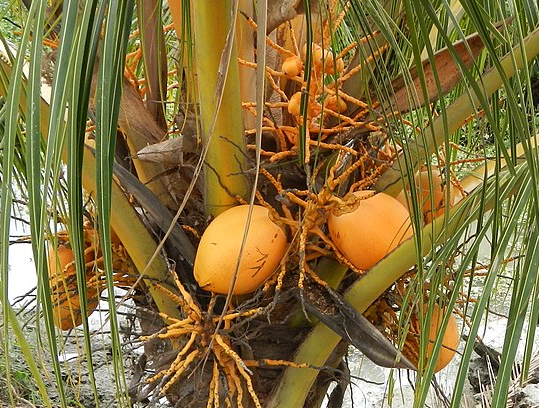
#> input picture Coconuts/coconut.png, 539 x 408 px, found by its file name
$ python main.py
#> lines starting #> are read from the running program, lines starting #| are printed output that depends on the picture; after the words box and inside, x2 and y2 are one past the last pixel; in counts of white or black regions, pixels touching at a corner belong together
### HoughCircle.py

import cv2
import numpy as np
from matplotlib import pyplot as plt
import Preprocessing
from circle import circleDrawing, distance_list
import SepFilter as sp
import pandas as pd

# width = 320
# height = 240

threshold_circle_check =  25

img = cv2.imread('Coconuts\coconut.png')
#> img is the input picture: shape (408, 539, 3); mean B, G, R 62.4, 113.7, 133.3

def HoughCircles(picture, window_i, window_j, rr):
    isCircle = 0
    height, width= picture.shape
    # img1 = Preprocessing.preprocessing(img) # already preprocessed

    img_blank = np.zeros( picture.shape)
    circled_object = img_blank

    # [10 lines of commented-out code are left out]
    for i in range(max(window_i - rr, 0), min(window_i + rr, width)):
        for j in range(max(window_j - rr, 0), min(window_j + rr, height)):
            if picture[j, i]>0:
                img_blank = img_blank + circleDrawing(i, j, rr, width, height)
    # plt.imshow(img_blank,cmap='gray')
    # cv2.imshow('hough', img_blank)
    # cv2.waitKey()
    number_mean = int(rr/4)
    img_blank_larg_ind = largest_indices(img_blank, number_mean) ###################### maybe change 2 * rr
    mean_x = int(img_blank_larg_ind[1].sum()/number_mean)
    mean_y = int(img_blank_larg_ind[0].sum()/number_mean)
    print("distance")
    distance_radius = np.power(np.power(np.abs(window_i +rr - mean_x),2)+np.power(np.abs(window_j +rr - mean_y),2),0.5)
    print(distance_radius)
    print("radius")
    print(rr)
    # print(mean_x)
    # print( mean_y)
    img_blank_larg_val = np.mean(img_blank[img_blank_larg_ind])
    if True:
        # print('immmmmmmmmmmmm heeeeeeeeeeeeeeeeeeeere')
        isCircle = 1
        circled_object = circleDrawing(mean_x, mean_y, rr, width, height, 3)*100 # circleDrawing(mean_x, mean_y, rr+2, width, height, 5)*250 + cv2.line(picture, (mean_y-5, mean_x ), (mean_y+5, mean_x), (255), 5) + cv2.line(picture, (mean_y, mean_x-5), (mean_y, mean_x+5), (255), 5)
    return isCircle, circled_object, img_blank_larg_val, mean_x, mean_y


def largest_indices(ary, n):
    """Returns the n largest indices from a numpy array."""
    flat = ary.flatten()
    indices = np.argpartition(flat, -n)[-n:]
    indices = indices[np.argsort(-flat[indices])]
    return np.unravel_index(indices, ary.shape)

# int(largest_indices(img_blank, 10)[0].sum()/10)
def append_hough_row(df, new_row):
    columns=['IS CIRCLE', 'CIRCLED IMG', 'HOUGH SCORE', 'MEAN X', ' MEAN Y']
    return pd.concat([ df, pd.DataFrame([new_row], columns=columns_name())], join = "inner")
def columns_name():
    return ['IS CIRCLE', 'CIRCLED IMG', 'HOUGH SCORE', 'MEAN X', ' MEAN Y']
def initial_hough_Dataframe():
    return pd.DataFrame([], columns= columns_name())

### Preprocessing.py
import cv2
import numpy as np


def scale(img):
    preferredWidth = 320
    prefferedHeight = 240
    currentWidth = len(img[0])
#> currentWidth = 539
    currentHeight = len(img)
#> currentHeight = 408
    print("Current Width: ", currentWidth)
#| Current Width:  539
    print("Current Height: ", currentHeight)
#| Current Height:  408
    tempWidth = tempHeight = 0
    if currentWidth/currentHeight < preferredWidth/prefferedHeight:
        tempWidth = preferredWidth
        tempHeight = int(preferredWidth/currentWidth*currentHeight)
#> tempHeight = 242
    else:
        tempHeight = prefferedHeight
        tempWidth = int(prefferedHeight/currentHeight*currentWidth)
    print(tempWidth, tempHeight)
#| 320 242
    img = cv2.resize(img, (tempWidth, tempHeight))
#> img: shape (242, 320, 3)
    return img
def crop(img):
    gray = cv2.cvtColor(img, cv2.COLOR_BGR2GRAY)
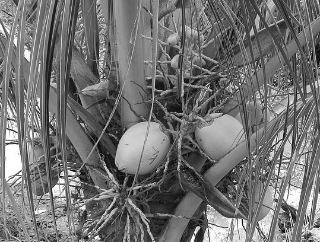
#> gray: shape (242, 320); min 4, max 255, mean 113.5
    # Cropping an image
    prefWidth = 320
    prefHeight = 240
    currentWidth = len(img[0])
#> currentWidth = 320
    currentHeight = len(img)
#> currentHeight = 242
    #crop it equally from all sides
    widthCrop = int((currentWidth - prefWidth)/2)
#> widthCrop = 0
    heightCrop = int((currentHeight - prefHeight)/2)
#> heightCrop = 1
    cropped_image = gray[heightCrop:currentHeight-heightCrop, widthCrop:currentWidth-widthCrop]
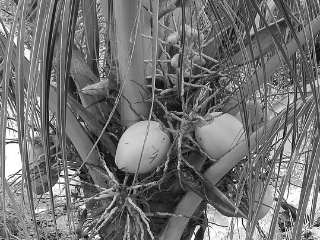
#> cropped_image: shape (240, 320); min 4, max 255, mean 113.4
    return cropped_image

def preprocessing(img):
    img = crop(scale(img))
    img = cv2.equalizeHist(img)
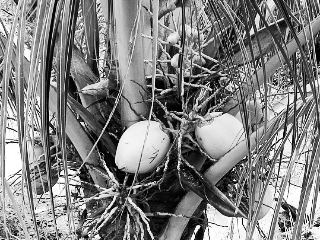
#> img: shape (240, 320); min 0, max 255, mean 128.2
    #cv2.imshow('resized2 image', img)
    img  = cv2.Canny(img,250,255)
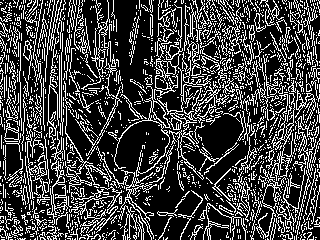
#> img: shape (240, 320); 25.7% white in thin lines or dots
    #cv2.imshow('edge image', img)
    kernelC = cv2.getStructuringElement(cv2.MORPH_RECT, (4,4))
    img  = cv2.morphologyEx(img, cv2.MORPH_CLOSE, kernelC)
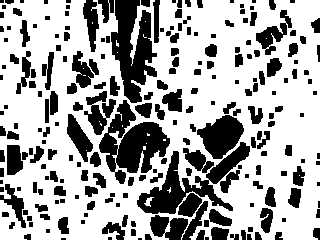
#> img: shape (240, 320); 66.2% white; 230 black regions (60 under 20 px), largest, box (x1, y1, x2, y2) and area: (99, 100, 170, 184) 2838, (111, 0, 157, 103) 2761, (137, 142, 250, 214) 2528
    #img = cv2.bitwise_not(img)
    #cv2.imshow('close',img)
    kernelO = cv2.getStructuringElement(cv2.MORPH_RECT, (1, 1))
    img  = cv2.morphologyEx(img, cv2.MORPH_OPEN, kernelO)
    #cv2.imshow('final',img)
    #cv2.waitKey()

    return img


# [17 lines that do not run on import are left out]

### SepFilter.py
import cv2
from cv2 import imshow
import numpy as np
import Preprocessing

def pixiExt ( img , x0 , y0 , radius):
    distCenter = []
    n1 = n2 = n = 0
    p1 = p2 = pm = 0
    i = []
    for y in range ( len ( img )):
        distCenter.append([])
        for x in range ( len ( img [ y ])):
            #if pixel is within radius of (x0, y0)
            dist_from_center = np.sqrt (( x0 - x ) ** 2 + ( y0 - y ) ** 2 )
            mask0 = dist_from_center <= radius
            mask1 = dist_from_center <= radius*1.25
            difference = not mask0 and mask1
            distCenter[-1].append(float(difference))
            n1 += mask0 #This is the amount of pixels in the inner most circle
            n += mask1 #This is the amount of pixels in the union of the two circles
            if mask0:
                p1 += img [ y ][ x ] #This is the inner most circle
            if mask1:
                pm += img [ y ][ x ] #This is the union of the two circles
                i.append(img [ y ][ x ]) #This is the intensity of the pixels in the union of the two circles
    n2 = n - n1 #This is the outer most circle
    p2 = pm - p1 #Intensity of the outer most circle
    pm = pm / n #Average intensity of the union of the two circles
    p2 = p2 / n2 #Average intensity of the outer most circle
    p1 = p1 / n1 #Average intensity of the inner most circle
    return n, n1, n2, p1, p2, pm, i

def SepScore(n,n1,n2,p1,p2,pm,i):
    x = 0
    A = 0
    for x in range(n):
        A  += (i[x]-pm)**2
    B = (n1 * (p1 - pm)**2) + (n2 * (p2 - pm)**2)
    # print(A,B)
    WeirdN = B/A
    return WeirdN


#coconut = cv2.imread('Coconuts\coconut.png')
#coconut = Preprocessing.preprocessing(coconut)

def sepFil(img,x0,y0): #rL and rU are multiples of 10
    rL = 20
    rU = 50
    Scores = []
    for x in range(3):
        r = x*10+rL
        n, n1, n2, p1, p2, pm, i = pixiExt(img,x0,y0,r)
        Scores.append(SepScore(n,n1,n2,p1,p2,pm,i))
    return Scores


# [12 lines of commented-out code are left out]

### circle.py
import numpy.matlib
import numpy as np
import pandas
import matplotlib.pyplot as plt
import cv2
RR = 50
def distance_list(height_size, width_size, pos_x, pos_y):
    height_list = np.arange(height_size)
    width_list = np.arange(width_size)

    # distance calculation of all matrix elements to the center of the circle
    y_diff_list = np.power(height_list - pos_y, 2)
    x_diff_list = np.power(width_list - pos_x, 2)
    row_m = np.matlib.repmat(y_diff_list, width_size, 1)  # type: ignore
    column_m = np.matlib.repmat(x_diff_list, height_size, 1) # type: ignore
    row_m = np.transpose(row_m)

    # drawing the circle
    dist = np.power(row_m + column_m, 0.5)
    return dist
# dist_list_row = distance_list(height, y0)
# dist_list_column = distance_list(width, x0)

def circleDrawing( x0, y0, r, width = 320, height = 240, threshold = 0.6):
    # creating dummy metrices to calculate distance to the center
    # distance calculation of all matrix elements to the center of the circle
    # # drawing the circle

    dist = distance_list(height, width, x0, y0)
    print(threshold)
    df = pandas.DataFrame(dist)
    mask1 = pandas.DataFrame(np.zeros((height, width)))

    mask1[df > (r - threshold)] = 1
    mask2 = pandas.DataFrame(np.zeros((height, width)))
    mask2[df < (r + threshold)] = 1

    mask = mask1 + mask2
    mask[mask != 2] = 0
    mask[mask == 2] = 1

    array = pandas.DataFrame.to_numpy(mask)
    return array

# plt.imshow(array)

### main.py
import cv2
# from cv2 import HoughCircles
import numpy as np
import SepFilter
import HoughCircle as HC
import Preprocessing as pp
import matplotlib.pyplot as plt

def main(path): #Pretty much pseudo code
    np.seterr(divide='ignore', invalid='ignore')
    picture = cv2.imread(path)
    picture = pp.preprocessing(picture)
    cv2.imshow('a', picture)
    cv2.waitKey()

    print("preprocessing done!")
    width = len(picture[0])
#> width = 320
    height = len(picture)
#> height = 240
    img = picture.copy()
    imgHough = picture.copy()
    #Run function x for every 20 pixel
    for y in range(0, height, 20):
        print("current y")
        print(y)
        for x in range(0, width, 20):
            sepFilterResults = SepFilter.sepFil(picture, x, y)
            hough_circle_dataframe = HC.initial_hough_Dataframe()
            for idx, result in enumerate(sepFilterResults):
                if result >= 0.07:
                    r = idx*10 +20

                    img = cv2.circle(img,(x,y),r,200,3)
                    isCircle, circled_object, hough_score, mean_x, mean_y = HC.HoughCircles(picture, x, y, r)
                    new_row = [isCircle, circled_object, hough_score, mean_x, mean_y]
                    HC.append_hough_row(hough_circle_dataframe, new_row)
                    print("new possible circle!")
                    print(isCircle)
                    print(result)
                    print(idx)
                    print("y ")
                    print(y)
                    print(mean_y)
                    print("x")
                    print(x)
                    print(mean_x)
                    print("hough score")
                    print(hough_score)
                    # plt.imshow(circled_object)


                    if isCircle == 1 :
                        print("circle detected!")
                        imgHough = imgHough + circled_object
                        cv2.imshow('possible circle',imgHough)
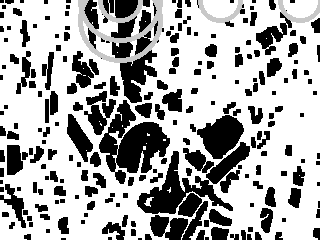
#> img: shape (240, 320); 2.98% of pixels changed, all inside (x1, y1, x2, y2) = (78, 0, 320, 63)
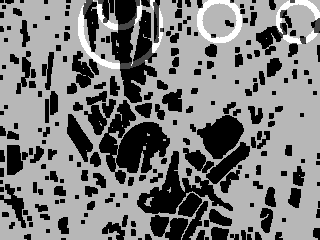
#> imgHough: shape (240, 320) float64; min 0, max 355, mean 172.7; drawn with min black and max white
                        #cv2.waitKey()
                        #print('a')


            # print(hough_circle_dataframe[hough_circle_dataframe['IS CIRCLE']])


    cv2.imshow('last time ', picture)
    cv2.imshow('seperation filter', img)
    cv2.imshow('hough circle', imgHough)
    cv2.waitKey()

if __name__ == "__main__":
#> (the run stopped early here; a loop or call above may not have finished)
